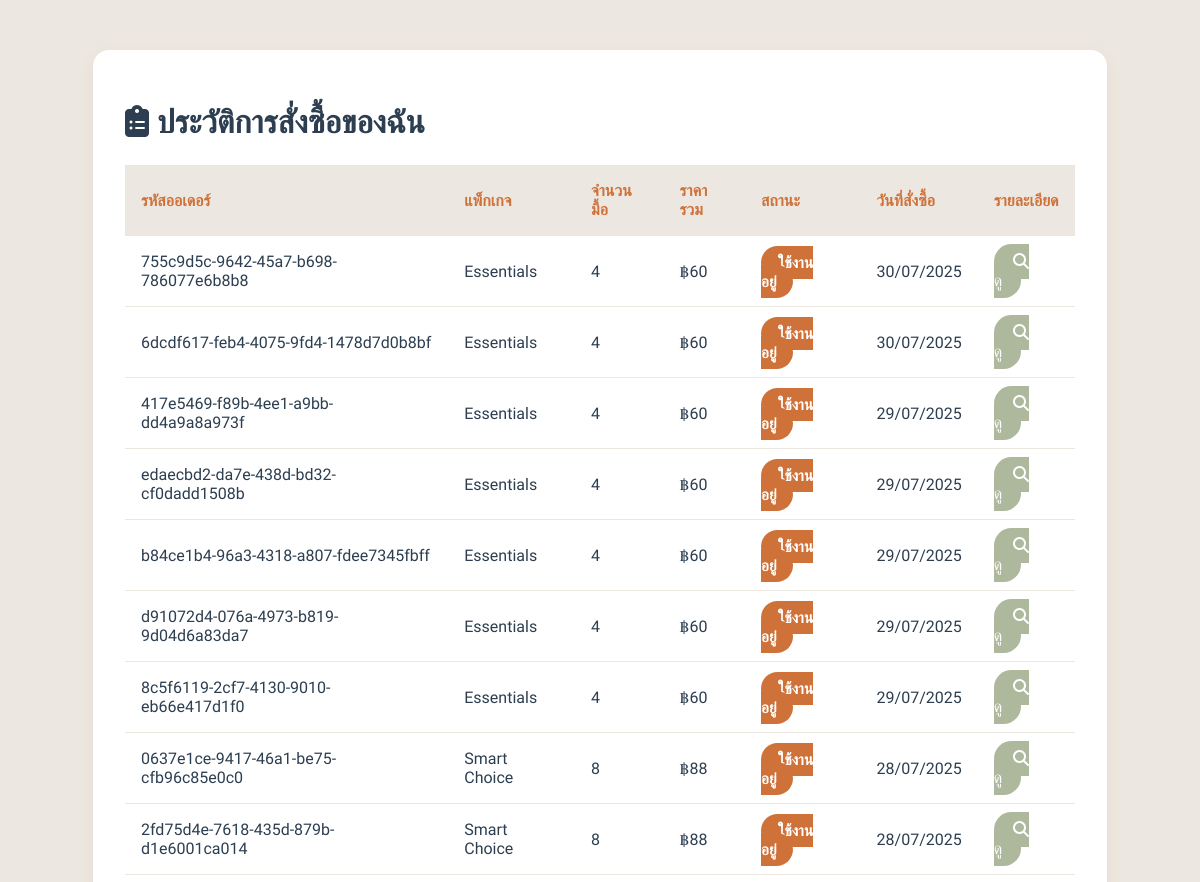
The app's page /KruaThai/order-history.php (signed in, upper part), older data.
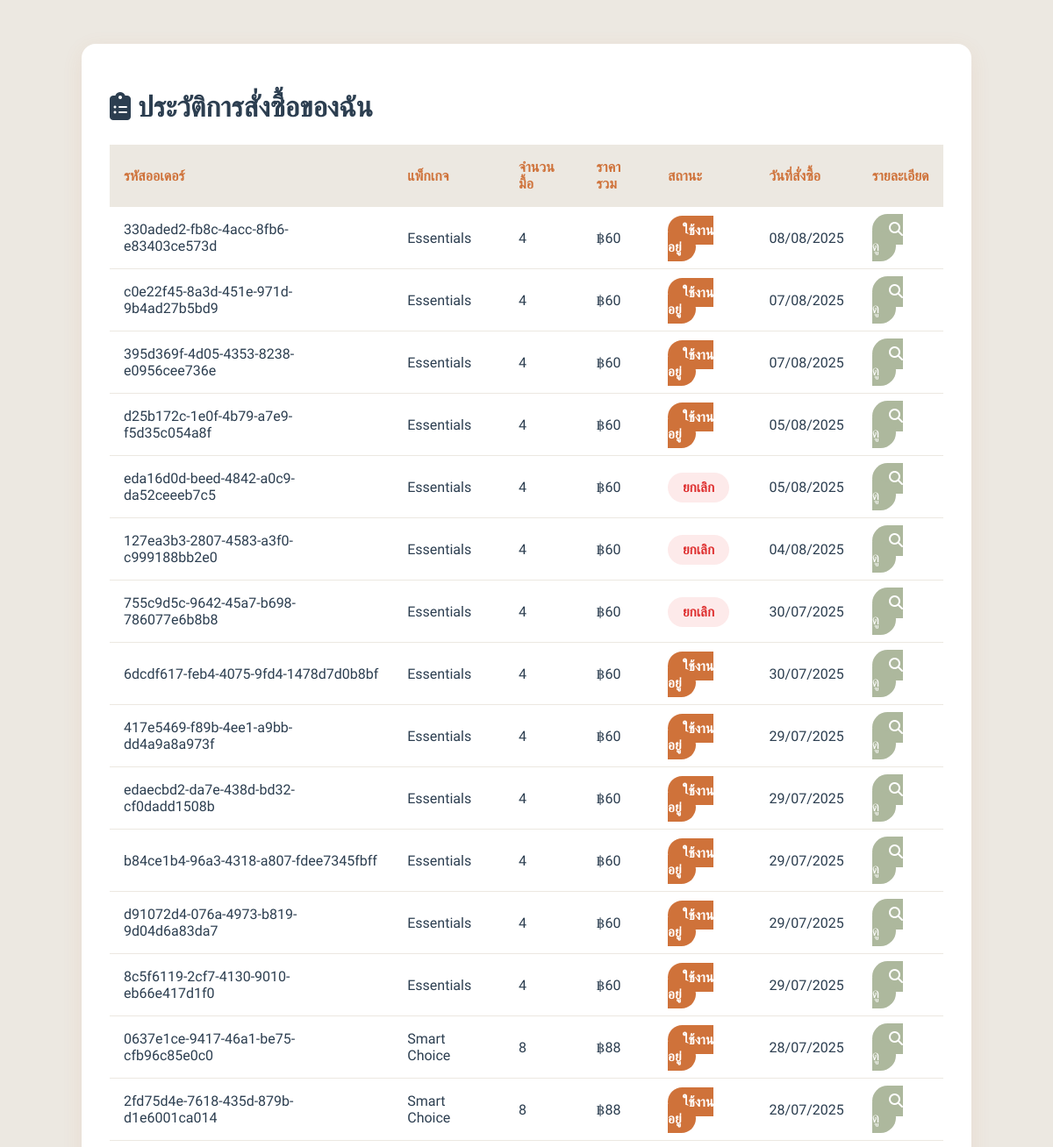
The same page, newer data.
### tables this page shows
CREATE TABLE `subscriptions` (
  `id` char(36) NOT NULL,
  `user_id` char(36) NOT NULL,
  `assigned_rider_id` char(36) DEFAULT NULL,
  `plan_id` char(36) NOT NULL,
  `status` enum('active','paused','cancelled','expired','pending_payment') DEFAULT 'pending_payment',
  `start_date` date NOT NULL,
  `end_date` date DEFAULT NULL,
  `next_billing_date` date DEFAULT NULL,
  `billing_cycle` enum('weekly','monthly') NOT NULL,
  `total_amount` decimal(8,2) NOT NULL,
  `discount_applied` decimal(8,2) DEFAULT '0.00',
  `delivery_days` longtext,
  `preferred_delivery_time` enum('09:00-12:00','12:00-15:00','15:00-18:00','18:00-21:00') DEFAULT '12:00-15:00',
  `special_instructions` text,
  `pause_start_date` date DEFAULT NULL,
  `pause_end_date` date DEFAULT NULL,
  `skip_dates` longtext,
  `auto_renew` tinyint(1) DEFAULT '1',
  `cancellation_reason` text,
  `cancelled_at` timestamp NULL DEFAULT NULL,
  `cancelled_by` char(36) DEFAULT NULL,
  `created_at` timestamp NOT NULL DEFAULT CURRENT_TIMESTAMP,
  `updated_at` timestamp NOT NULL DEFAULT CURRENT_TIMESTAMP ON UPDATE CURRENT_TIMESTAMP
);

CREATE TABLE `subscription_plans` (
  `id` char(36) NOT NULL,
  `name` varchar(100) NOT NULL,
  `name_thai` varchar(100) DEFAULT NULL,
  `description` text,
  `plan_type` enum('weekly','monthly','custom') NOT NULL,
  `meals_per_week` int(11) NOT NULL,
  `weeks_duration` int(11) DEFAULT '4',
  `base_price` decimal(8,2) NOT NULL,
  `discount_percentage` decimal(5,2) DEFAULT '0.00',
  `final_price` decimal(8,2) NOT NULL,
  `features` longtext,
  `max_skips_per_week` int(11) DEFAULT '2',
  `advance_ordering_days` int(11) DEFAULT '7',
  `is_active` tinyint(1) DEFAULT '1',
  `is_popular` tinyint(1) DEFAULT '0',
  `sort_order` int(11) DEFAULT '0',
  `created_at` timestamp NOT NULL DEFAULT CURRENT_TIMESTAMP,
  `updated_at` timestamp NOT NULL DEFAULT CURRENT_TIMESTAMP ON UPDATE CURRENT_TIMESTAMP
);

### KruaThai/order-history.php (the view, shortened to what this page needs)
<?php
require_once 'config/database.php';
$user_id = $_SESSION['user_id'];
try {
    $stmt = $pdo->prepare("
        SELECT s.*, p.name_thai AS plan_name, p.meals_per_week, p.final_price
        FROM subscriptions s
        LEFT JOIN subscription_plans p ON s.plan_id = p.id
        WHERE s.user_id = ?
        ORDER BY s.created_at DESC
        LIMIT 100
    ");
    $stmt->execute([$user_id]);
    $orders = $stmt->fetchAll(PDO::FETCH_ASSOC);
} catch (Exception $e) {
    $orders = [];
}
?>
<!DOCTYPE html>
<html lang="th">
<head>
    <link href="https://cdnjs.cloudflare.com/ajax/libs/font-awesome/6.4.0/css/all.min.css" rel="stylesheet">
</head>
<body>
    <div class="container">
        <h1><i class="fas fa-clipboard-list"></i> ประวัติการสั่งซื้อของฉัน</h1>
        <?php if (empty($orders)): ?>
            <div class="no-orders">
                <i class="fas fa-utensils" style="font-size:2.2rem; opacity:0.3;"></i>
                <p>ยังไม่มีประวัติการสั่งซื้อ</p>
                <a href="index.php#plans" class="btn">เลือกแพ็กเกจแรกของคุณ</a>
            </div>
        <?php else: ?>
        <table class="history-table">
            <thead>
                <tr>
                    <th>รหัสออเดอร์</th>
                    <th>แพ็กเกจ</th>
                    <th>จำนวนมื้อ</th>
                    <th>ราคารวม</th>
                    <th>สถานะ</th>
                    <th>วันที่สั่งซื้อ</th>
                    <th>รายละเอียด</th>
                </tr>
            </thead>
            <tbody>
            <?php foreach ($orders as $order): ?>
                <tr>
                    <td><?php echo htmlspecialchars($order['id']); ?></td>
                    <td><?php echo htmlspecialchars($order['plan_name'] ?: '—'); ?></td>
                    <td><?php echo htmlspecialchars($order['meals_per_week']); ?></td>
                    <td>฿<?php echo number_format($order['final_price'] ?: 0); ?></td>
                    <td>
                        <?php
                        $status = strtolower($order['status']);
                        $badgeClass = $status;
                        echo "<span class='status-badge $badgeClass'>";
                        if ($status == 'active') echo 'ใช้งานอยู่';
                        elseif ($status == 'paused') echo 'พัก';
                        elseif ($status == 'cancelled') echo 'ยกเลิก';
                        elseif ($status == 'paid') echo 'ชำระแล้ว';
                        elseif ($status == 'pending') echo 'รอชำระเงิน';
                        else echo ucfirst($status);
                        echo "</span>";
                        ?>
                    </td>
                    <td><?php echo date('d/m/Y', strtotime($order['created_at'])); ?></td>
                    <td>
                        <a href="order-detail.php?id=<?php echo urlencode($order['id']); ?>" class="btn">
                            <i class="fas fa-search"></i> ดู
                        </a>
                    </td>
                </tr>
            <?php endforeach; ?>
            </tbody>
        </table>
        <?php endif; ?>
    </div>
</body>
</html>

Row changes from the older to the newer data that the page shows:
added subscriptions: id "330aded2-fb8c-4acc-8fb6-e83403ce573d", plan.name_thai "Essentials", plan.meals_per_week "4", plan.final_price "60", status "ใช้งานอยู่", created_at "08/08/2025"
added subscriptions: id "c0e22f45-8a3d-451e-971d-9b4ad27b5bd9", plan.name_thai "Essentials", plan.meals_per_week "4", plan.final_price "60", status "ใช้งานอยู่", created_at "07/08/2025"
added subscriptions: id "395d369f-4d05-4353-8238-e0956cee736e", plan.name_thai "Essentials", plan.meals_per_week "4", plan.final_price "60", status "ใช้งานอยู่", created_at "07/08/2025"
added subscriptions: id "d25b172c-1e0f-4b79-a7e9-f5d35c054a8f", plan.name_thai "Essentials", plan.meals_per_week "4", plan.final_price "60", status "ใช้งานอยู่", created_at "05/08/2025"
added subscriptions: id "eda16d0d-beed-4842-a0c9-da52ceeeb7c5", plan.name_thai "Essentials", plan.meals_per_week "4", plan.final_price "60", status "ยกเลิก", created_at "05/08/2025"
added subscriptions: id "127ea3b3-2807-4583-a3f0-c999188bb2e0", plan.name_thai "Essentials", plan.meals_per_week "4", plan.final_price "60", status "ยกเลิก", created_at "04/08/2025"
changed subscriptions "755c9d5c-9642-45a7-b698-786077e6b8b8": status "ใช้งานอยู่" → "ยกเลิก"
